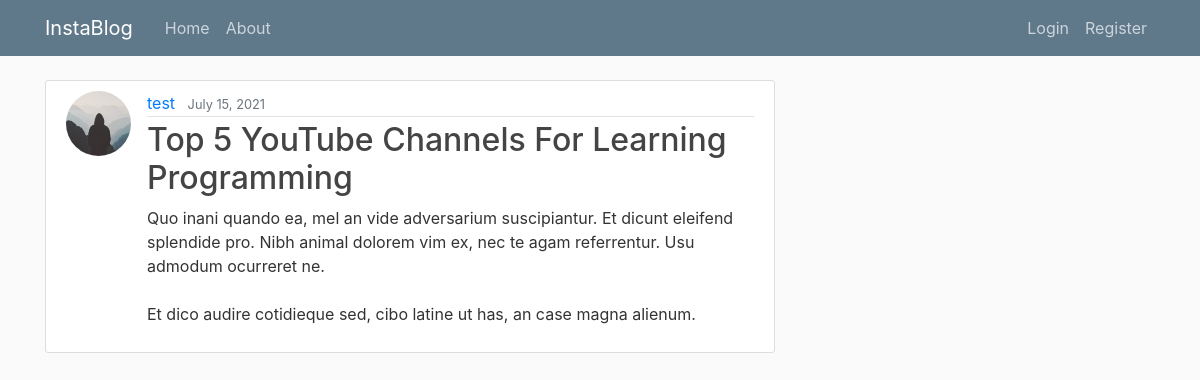
Screenshot of /post/28/ with the database file from the repository.
### blog/models.py (models this page shows, shortened)
class Post(models.Model):
    title = models.CharField(max_length=100)
    content = models.TextField()
    date_posted = models.DateTimeField(default=timezone.now)
    author = models.ForeignKey(User, on_delete=models.CASCADE)

### users/models.py (models this page shows, shortened)
class Profile(models.Model):
    user = models.OneToOneField(User, on_delete=models.CASCADE)
    image = models.ImageField(default='default.jpg', upload_to='profile_pics')

### blog/views.py (the view)
# urls.py: path('post/<int:pk>/', PostDetailView.as_view(), name='post-detail'),
class PostDetailView(DetailView):
    model = Post

### blog/templates/blog/post_detail.html (shortened to what this page needs)
{% extends "blog/base.html" %}
{% block content %}
  <article class="media content-section">
    <img class="rounded-circle article-img" src="{{ object.author.profile.image.url }}">
    <div class="media-body">
      <div class="article-metadata">
        <a class="mr-2" href="#">{{ object.author }}</a>
        <small class="text-muted">{{ object.date_posted|date:"F d, Y" }}</small>
      </div>
      <h2 class="article-title">{{ object.title }}</h2>
      <p class="article-content">{{ object.content }}</p>
    </div>
  </article>
{% endblock content %}

### blog/static/blog/main.css (style rules this page uses)
body { background: #fafafa; color: #333333; margin-top: 5rem; }
h1, h2, h3, h4, h5, h6 { color: #444444; }
.content-section { background: #ffffff; padding: 10px 20px; border: 1px solid #dddddd; border-radius: 3px; margin-bottom: 20px; }
.article-title { color: #444444; }
.article-content { white-space: pre-line; }
.article-img { height: 65px; width: 65px; margin-right: 16px; }
.article-metadata { padding-bottom: 1px; margin-bottom: 4px; border-bottom: 1px solid #e3e3e3 }

### rows the page displays
Post: author.profile.image (placeholder picture), author "test", date_posted "July 15, 2021", title "Top 5 YouTube Channels For Learning Programming", content "Quo inani quando ea, mel an vide adversarium suscipiantur. Et dicunt eleifend splendide pro. Nibh animal dolorem vim ex, nec te agam referrentur. Usu admodum ocurreret ne. Et dico audire cotidieque sed, cibo latine ut has, an case magna alienum."
